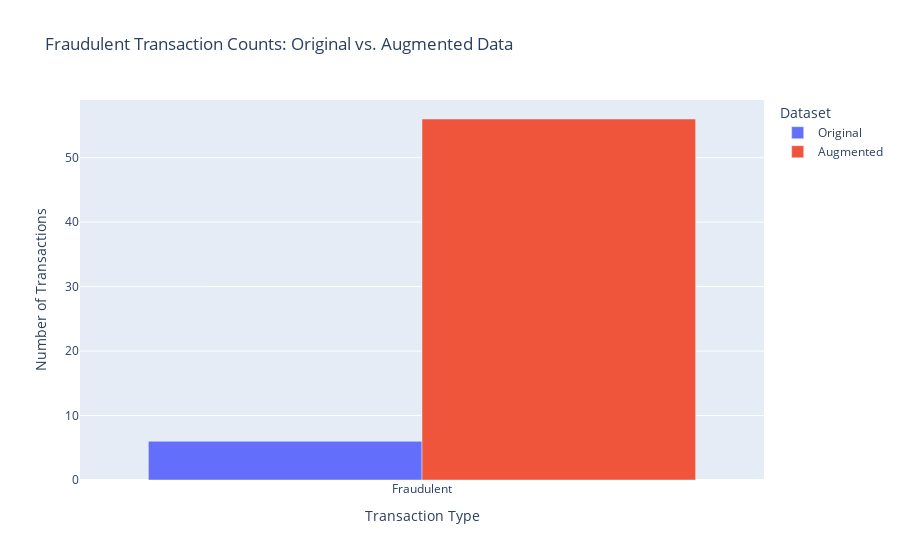

This figure's notebook cell:
### Markdown cell above
## Showing Data Pools

### Code cell
import plotly.express as px

# Define the order for x-axis categories (only Fraudulent now)
category_order = ['Fraudulent']

# --- Create the Bar Chart ---
fig_bar = px.bar(
    combined_for_plot_filtered, # Use the filtered DataFrame
    x='Class',
    y='Count',
    color='Dataset',
    barmode='group',
    title='Fraudulent Transaction Counts: Original vs. Augmented Data',
    labels={
        'Class': 'Transaction Type',
        'Count': 'Number of Transactions'
    },
    category_orders={"Class": category_order}
)

fig_bar.show()

### Figure 1 — Plotly figure (JSON) as saved in the notebook; plotly's stock layout.template omitted (floating-point values rounded to 4 significant figures)
{"data": [{"alignmentgroup": "True", "hovertemplate": "Dataset=Original<br>Transaction Type=%{x}<br>Number of Transactions=%{y}<extra></extra>", "legendgroup": "Original", "marker": {"color": "#636efa", "pattern": {"shape": ""}}, "name": "Original", "offsetgroup": "Original", "orientation": "v", "showlegend": true, "textposition": "auto", "type": "bar", "x": ["Fraudulent"], "xaxis": "x", "y": [6], "yaxis": "y"}, {"alignmentgroup": "True", "hovertemplate": "Dataset=Augmented<br>Transaction Type=%{x}<br>Number of Transactions=%{y}<extra></extra>", "legendgroup": "Augmented", "marker": {"color": "#EF553B", "pattern": {"shape": ""}}, "name": "Augmented", "offsetgroup": "Augmented", "orientation": "v", "showlegend": true, "textposition": "auto", "type": "bar", "x": ["Fraudulent"], "xaxis": "x", "y": [56], "yaxis": "y"}], "layout": {"autosize": true, "barmode": "group", "legend": {"title": {"text": "Dataset"}, "tracegroupgap": 0}, "title": {"text": "Fraudulent Transaction Counts: Original vs. Augmented Data"}, "xaxis": {"anchor": "y", "autorange": true, "categoryarray": ["Fraudulent"], "categoryorder": "array", "domain": [0, 1], "range": [-0.5, 0.5], "title": {"text": "Transaction Type"}, "type": "category"}, "yaxis": {"anchor": "x", "autorange": true, "domain": [0, 1], "range": [0, 58.95], "title": {"text": "Number of Transactions"}, "type": "linear"}}}
